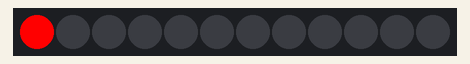
Recording of a program running on a simulated Raspberry Pi Pico running MicroPython. Shown: 12 RGB LEDs in strip order, left to right.

Above: at 0.15 s.
At 1.07 s:
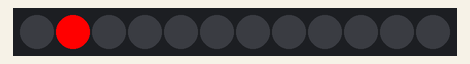
At 2.0 s:
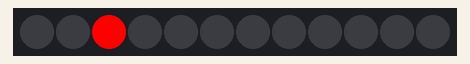
At 2.92 s:
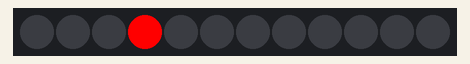
At 3.84 s:
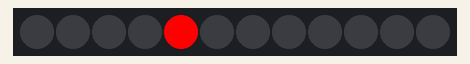

The program:

02-move.py
```python
from neopixel import NeoPixel
from utime import sleep

NEOPIXEL_PIN = 0
NUMBER_PIXELS = 12

strip = NeoPixel(machine.Pin(NEOPIXEL_PIN), NUMBER_PIXELS)

# Create a varuabke to store the delay
delay = .02
while True:
    for i in range(0, NUMBER_PIXELS - 1):
        # turn index red pixel on for and delay
        strip[i] = (255,0,0)
        strip.write()
        sleep(delay)

        # turn off
        strip[i] = (0,0,0)
```

Measured:
- by itself, everything shown: repeats every 3.4 s, in 11 steps
